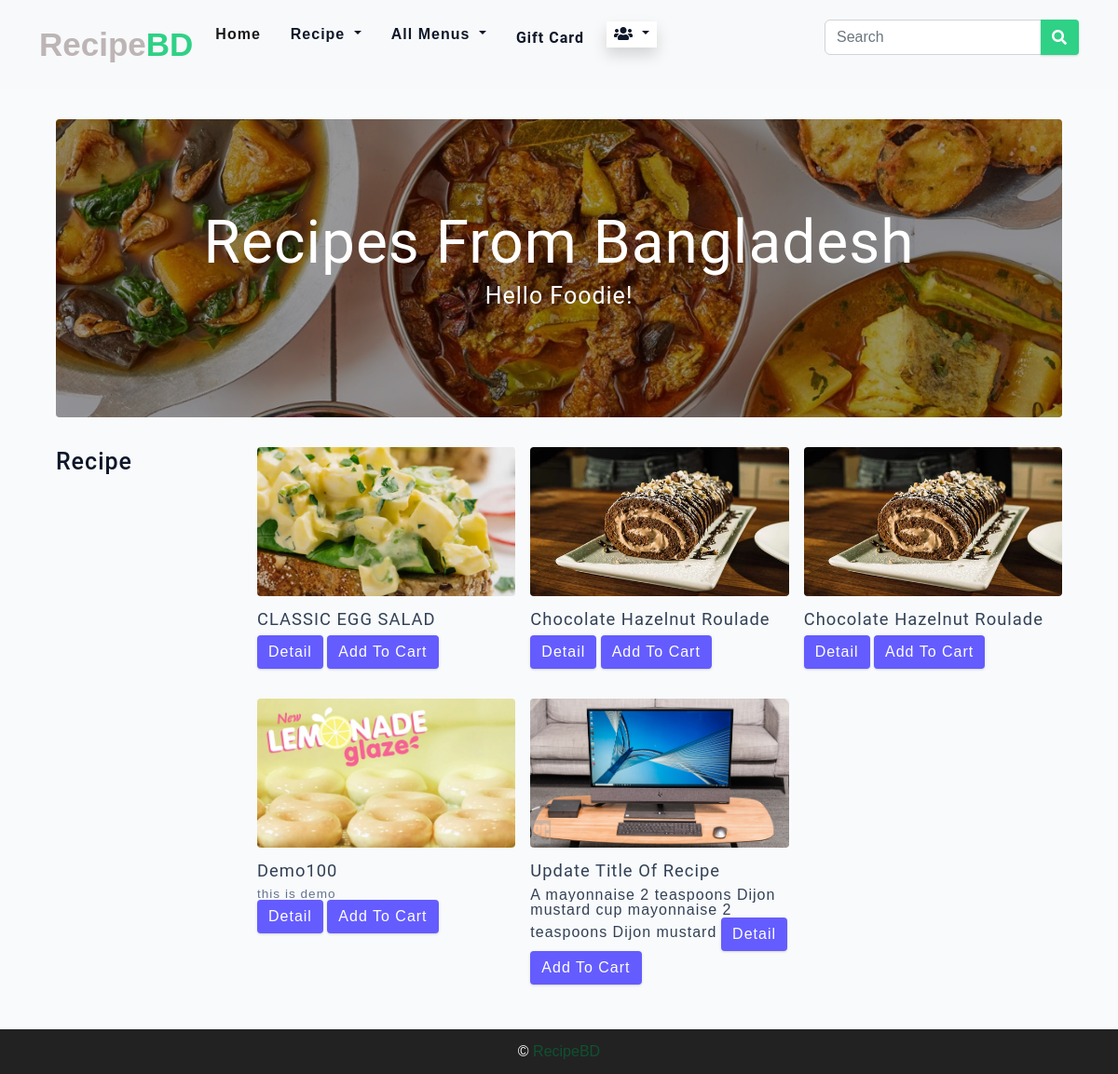
The page /Registered User/index.php (signed in) on the database its author committed.
### tables this page shows
CREATE TABLE `recipe` (
  `id` int(11) NOT NULL,
  `title` varchar(200) NOT NULL,
  `description` varchar(360) NOT NULL,
  `Prep Time` int(11) NOT NULL,
  `Cooking Time` int(11) NOT NULL,
  `Serving` int(11) NOT NULL,
  `Instructions` varchar(2000) NOT NULL,
  `tag` varchar(100) NOT NULL,
  `category` varchar(200) NOT NULL,
  `ingredient` varchar(2000) NOT NULL,
  `image` varchar(500) NOT NULL,
  `calories` varchar(100) DEFAULT NULL,
  `cholesterol` varchar(110) DEFAULT NULL,
  `sodium` varchar(110) DEFAULT NULL,
  `protein` varchar(100) DEFAULT NULL,
  `fat` varchar(100) DEFAULT NULL,
  `status` varchar(50) NOT NULL DEFAULT '1'
);

### Registered User/index.php (the view, shortened to what this page needs)
<?php include('header.php'); ?>
    <main class="page">
      <header class="hero">
        <div class="hero-container">
          <div class="hero-text">
            <h1>Recipes from Bangladesh</h1>
            <h4>Hello Foodie!</h4>
          </div>
        </div>
      </header>
      <section class="recipes-container">
        <div class="tags-container">
          <h4>Recipe</h4>
        </div>
        <div class="recipes-list">
          <?php
$recipe_query ="SELECT * FROM recipe";
$run_recipe_query =mysqli_query($conn,$recipe_query);
while($recipe = mysqli_fetch_assoc($run_recipe_query)){
?>
          <div  class="recipe">
            <img
              src="../admin/<?php echo $recipe['image']; ?>"
              class="img recipe-img"
              alt=""
            />
            <h5><?php echo $recipe['title']; ?></h5>
            <p><?php echo $recipe['description'];?></p>
            <a href="single-recipe.php?id=<?php echo $recipe['id'];?>" class="btn btn-info">Detail</a>
            <?php
            echo"<a href='favorite-card.php?id=$recipe[id]' class=' btn btn-success'>Add to cart</a>";
                ?>
          </div>
<?php }?>
        </div>
      </section>
    </main>
<?php include("footer.php"); ?>

### Registered User/main.css (style rules this page uses)
html { font-size: 100%; }
:root { --primary-100: #e2e0ff; --primary-200: #c1beff; --primary-300: #a29dff; --primary-400: #837dff; --primary-500: #645cff; --primary-600: #504acc; --primary-700: #3c3799; --primary-800: #282566; --primary-900: #141233; --grey-50: #f8fafc; --grey-100: #f1f5f9; --grey-200: #e2e8f0; --grey-300: #cbd5e1; --grey-400: #94a3b8; --grey-500: #64748b; --grey-600: #475569; --grey-700: #334155; --grey-800: #1e293b; --grey-900: #0f172a; --black: #222; --white: #fff; --red-light: #f8d7da; --red-dark: #842029; --green-light: #d1e7dd; --green-dark: #0f5132; --headingFont: "Roboto", sans-serif; --bodyFont: "Nunito", sans-serif; --smallText: 0.7em; --backgroundColor: var(--grey-50); --textColor: var(--grey-900); --borderRadius: 0.25rem; --letterSpacing: 1px; --transition: 0.3s ease-in-out all; --max-width: 1120px; --fixed-width: 600px; --shadow-1: 0 1px 3px 0 rgba(0, 0, 0, 0.1), 0 1px 2px 0 rgba(0, 0, 0, 0.06); --shadow-2: 0 4px 6px -1px rgba(0, 0, 0, 0.1), 0 2px 4px -1px rgba(0, 0, 0, 0.06); --shadow-3: 0 10px 15px -3px rgba(0, 0, 0, 0.1), 0 4px 6px -2px rgba(0, 0, 0, 0.05); --shadow-4: 0 20px 25px -5px rgba(0, 0, 0, 0.1), 0 10px 10px -5px rgba(0, 0, 0, 0.04); }
body { background: var(--backgroundColor); font-family: var(--bodyFont); font-weight: 400; line-height: 1.75; color: var(--textColor); }
p { margin-top: 0; margin-bottom: 1.5rem; max-width: 40em; }
h1, h2, h3, h4, h5 { margin: 0; margin-bottom: 1.38rem; font-family: var(--headingFont); font-weight: 400; line-height: 1.3; text-transform: capitalize; letter-spacing: var(--letterSpacing); }
h1 { margin-top: 0; font-size: 3.052rem; }
h4 { font-size: 1.563rem; }
h5 { font-size: 1.25rem; }
a { text-decoration: none; }
.img { width: 100%; display: block; object-fit: cover; }
.btn { cursor: pointer; color: var(--white); background: var(--primary-500); border: transparent; border-radius: var(--borderRadius); letter-spacing: var(--letterSpacing); padding: 0.375rem 0.75rem; box-shadow: var(--shadow-1); transition: var(--transtion); text-transform: capitalize; display: inline-block; }
::placeholder { font-family: inherit; color: var(--grey-400); }
.page { width: 90vw; max-width: var(--max-width); margin: 0 auto; }
.page { padding-top: 2rem; min-height: calc(100vh - (6rem + 4rem)); }
.hero { height: 40vh; position: relative; margin-bottom: 2rem; background: url("../assets/main.jpeg") center/cover no-repeat; border-radius: var(--borderRadius); }
.hero-container { position: absolute; top: 0; left: 0; width: 100%; height: 100%; display: flex; align-items: center; justify-content: center; background: rgba(0, 0, 0, 0.4); border-radius: var(--borderRadius); }
.hero-text { color: var(--white); text-align: center; }
@media only screen and (min-width: 768px) { .hero-text h1 { font-size: 4rem; margin-bottom: 0; } }
.recipes-container { display: grid; gap: 2rem 1rem; }
.recipes-list { display: grid; gap: 2rem 1rem; padding-bottom: 3rem; }
.tags-container { order: 1; display: flex; flex-direction: column; padding-bottom: 3rem; }
.tags-container h4 { margin-bottom: 0.5rem; font-weight: 500; }
.recipe { display: block; }
.recipe-img { height: 15rem; border-radius: var(--borderRadius); margin-bottom: 1rem; }
.recipe h5 { margin-bottom: 0; margin-top: 0.25rem; line-height: 1; color: var(--grey-700); }
.recipe p { margin-bottom: 0; line-height: 1; color: var(--grey-500); margin-top: 0.5rem; letter-spacing: var(--letterSpacing); }
@media screen and (min-width: 576px) { .recipes-list { grid-template-columns: 1fr 1fr; } }
@media screen and (min-width: 576px) { .recipe-img { height: 10rem; } }
@media screen and (min-width: 992px) { .recipes-container { grid-template-columns: 200px 1fr; gap: 1rem; } }
@media screen and (min-width: 992px) { .recipes-list { grid-template-columns: 1fr 1fr; } }
@media screen and (min-width: 992px) { .recipe p { font-size: 0.85rem; } }
@media screen and (min-width: 992px) { .tags-container { order: 0; } }
@media screen and (min-width: 1200px) { .recipe h5 { font-size: 1.15rem; } }
@media screen and (min-width: 1200px) { .recipes-list { grid-template-columns: 1fr 1fr 1fr; } }

### rows shown on the page
recipe: image (picture), title "CLASSIC EGG SALAD"
recipe: image (picture), title "Chocolate Hazelnut Roulade"
recipe: image (picture), title "Chocolate Hazelnut Roulade"
recipe: image (picture), title "Demo100", description "this is demo"
recipe: image (picture), title "Update Title Of Recipe", description "A mayonnaise 2 teaspoons Dijon mustard cup mayonnaise 2 teaspoons Dijon mustard"
